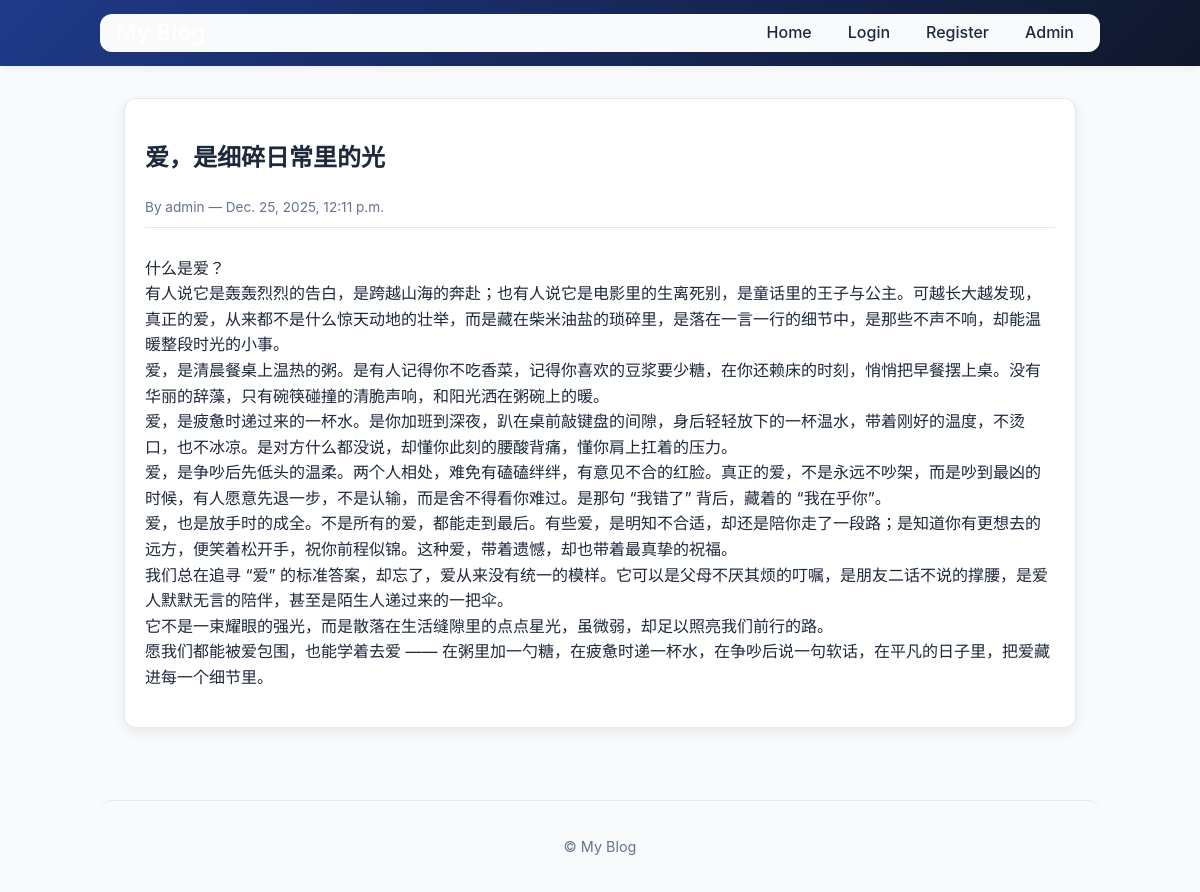
The app's page /post/2/ with its own data.
### blogs/models.py (models this page shows, shortened)
class BlogPost(models.Model):
    title = models.CharField(max_length=200)
    text = models.TextField()
    date_added = models.DateTimeField(auto_now_add=True)
    author = models.ForeignKey(User, on_delete=models.CASCADE)
    class Meta:
        ordering = ['-date_added']

### blogs/views.py (the view)
# urls.py: path('post/<int:pk>/', PostDetailView.as_view(), name='post-detail'),
class PostDetailView(DetailView):
    model = BlogPost
    template_name = 'blogs/post_detail.html'
    context_object_name = 'post'

### blogs/templates/blogs/post_detail.html (shortened to what this page needs)
{% extends 'base.html' %}
{% block content %}
  <article class="post-card">
    <h1>{{ post.title }}</h1>
    <div class="meta">By {{ post.author }} — {{ post.date_added }}</div>
    <div class="content">
      <p>{{ post.text|linebreaks }}</p>
    </div>
  </article>
{% endblock %}

### static/css/style.css (style rules this page uses)
:root { --bg: #f8fafc; --card: #ffffff; --accent: #2563eb; --accent-hover: #1d4ed8; --muted: #64748b; --header: #0f172a; --border: #e2e8f0; --shadow-light: 0 2px 8px rgba(0, 0, 0, 0.06); --shadow: 0 4px 12px rgba(0, 0, 0, 0.08); --shadow-hover: 0 6px 16px rgba(0, 0, 0, 0.12); --text: #1e293b; --text-light: #64748b; --success-bg: #d1fae5; --success-text: #065f46; --error-bg: #fee2e2; --error-text: #b91c1c; --transition: all 0.3s ease; }
* { box-sizing: border-box; }
body { font-family: Inter, system-ui, -apple-system, 'Segoe UI', Roboto, 'Helvetica Neue', Arial, sans-serif; margin: 0; padding: 0; background: var(--bg); color: var(--text); line-height: 1.6; transition: var(--transition); }
.post-card { background: var(--card); padding: 20px; border-radius: 12px; box-shadow: var(--shadow); border: 1px solid var(--border); transition: var(--transition); display: flex; flex-direction: column; height: 100%; }
.post-card .meta { color: var(--text-light); font-size: 0.85rem; margin-bottom: 12px; padding-bottom: 8px; border-bottom: 1px solid var(--border); }

### records on screen
BlogPost: title "爱，是细碎日常里的光", author "admin", date_added "Dec. 25, 2025, 12:11 p.m.", text "什么是爱？ 有人说它是轰轰烈烈的告白，是跨越山海的奔赴；也有人说它是电影里的生离死别，是童话里的王子与公主。可越长大越发现，真正的爱，从来都不是什么惊天动地的壮举，而是藏在柴米油盐的琐碎里，是落在一言一行的细节中，是那些不声不响，却能温暖整段时光的小事。 爱，是清晨餐桌上温热的粥。是有人记得你不吃香菜，记得你喜欢的豆浆要少糖，在你还赖床的时刻，悄悄把早餐摆上桌。没有华丽的辞藻，只有碗筷碰撞的清脆声响，和阳光洒在粥碗上的暖。 爱，是疲惫时递过来的一杯水。是你加班到深夜，趴在桌前敲键盘的间隙，身后轻轻放下的一杯温水，带着刚好的温度，不烫口，也不冰凉。是对方什么都没说，却懂你此刻的腰酸背痛，懂你肩上扛着的压力。 爱，是争吵后先低头的温柔。两个人相处，难免有磕磕绊绊，有意见不合的红脸。真正的爱，不是永远不吵架，而是吵到最凶的时候，有人愿意先退一步，不是认输，而是舍不得看你难过。是那句 “我错了” 背后，藏着的 “我在乎你”。 爱，也是放手时的成全。不是所有的爱，都能走到最后。有些爱，是明知不合适，却还是陪你走了一段路；是知道你有更想去的远方，便笑着松开手，祝你前程似锦。这种爱，带着遗憾，却也带着最真挚的祝福。 我们总在追寻 “爱” 的标准答案，却忘了，爱从来没有统一的模样。它可以是父母不厌其烦的叮嘱，是朋友二话不说的撑腰，是爱人默默无言的陪伴，甚至是陌生人递过来的一把伞。 它不是一束耀眼的强光，而是散落在生活缝隙里的点点星光，虽微弱，却足以照亮我们前行的路。 愿我们都能被爱包围，也能学着去爱 ——…"
